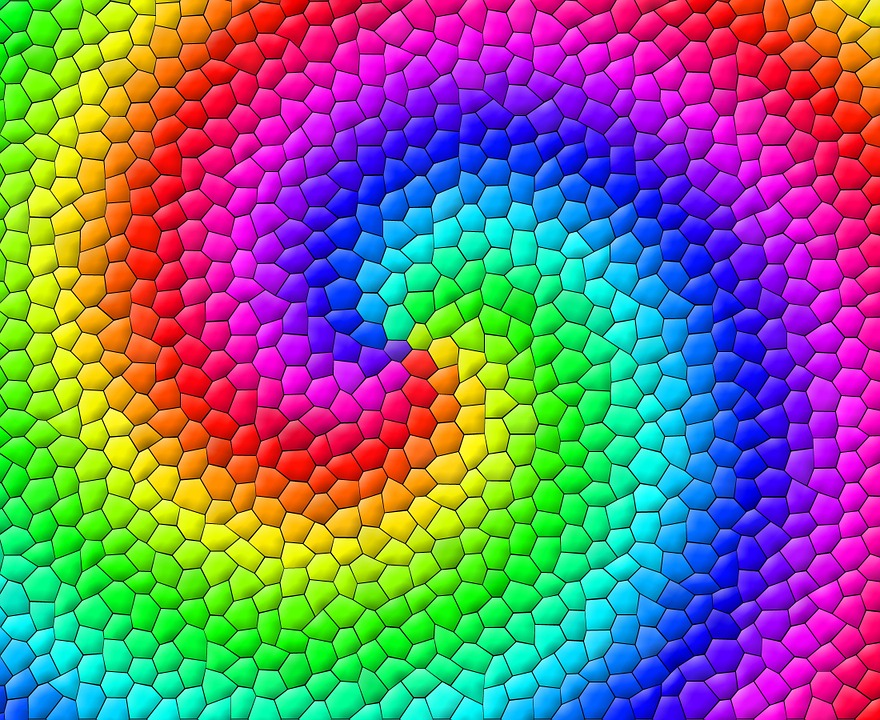
#> input picture python/images/mosaic-758754_960_720.jpg, 880 x 720 px
$ python neuroevo_training.py images/mosaic-758754_960_720.jpg
#> lines starting #> are read from the running program, lines starting #| are printed output that depends on the picture
### python/neuralnetwork.py
import numpy as np

try:
    xrange
except NameError:
    xrange = range

# [14 lines left out: functions hardlim, hardlims, not called in this run]

def purelin(n):
    return n

# [15 lines left out: functions satlin, satlins, not called in this run]

def logsigmoid(n):
    return 1.0 / (1 + np.exp(-n))

# [4 lines left out: function tansig, not called in this run]

class NeuralLayer:
    def __init__(self, input_size, output_size, neural_function):
        self.input_size = input_size
        self.output_size = output_size
        # self.neurons = neurons
        self.neural_function = neural_function
        self.weights = np.random.random((output_size, input_size))
        self.bias = np.random.random((output_size, 1))

    def get_output(self, input_vector):
        return self.neural_function(self.weights.dot(input_vector) + self.bias)

class NeuralNetwork:
    def __init__(self, arch, neural_functions):
        self.arch = arch
        self.layers = []

        for i in xrange(0, len(self.arch)-1):
            self.layers.append(NeuralLayer(self.arch[i],
                                           self.arch[i+1],
                                           neural_functions[i]))
    # [7 lines left out: function get_output, not called in this run]

### python/neuroevo_training.py
import matplotlib
matplotlib.use('PS')

import os
import sys
import random
import numpy
import numpy as np
from deap import base
from deap import creator
from deap import tools
from deap import algorithms

import cv2
from neuralnetwork import NeuralNetwork
import neuralnetwork as nnet

target_image = sys.argv[1]

image = cv2.imread(target_image)
#> image is the input picture: shape (720, 880, 3); mean B, G, R 125.6, 114.9, 125.7
image = cv2.resize(image, (100, 100))
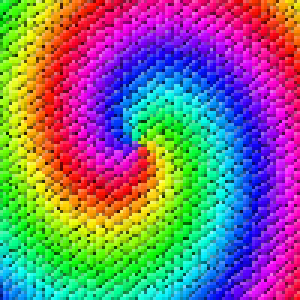
#> image: shape (100, 100, 3) (shown 3 times larger); mean B, G, R 125.6, 114.7, 125.8

training_data = []
targets = []

def int_to_bin(i):
    s = [0, 0, 0, 0, 0, 0, 0, 0]
    if i == 0:
        return s
    index = 0
    while i:
        if i & 1 == 1:
            s[index] = 1
        else:
            s[index] = 0
        index += 1
        i //= 2
    return s

rows, cols, _ = image.shape  # Size of background Image
#> rows = 100; cols = 100
for i in range(rows):
    for j in range(cols):
        input_data = [[i * 1.0 / rows], [j * 1.0 / cols], [np.sin(20 * 3.14 * (i + j) * 1.0 / cols)]]
        red_bin = int_to_bin(image[i, j, 0])
        green_bin = int_to_bin(image[i, j, 1])
        blue_bin = int_to_bin(image[i, j, 2])
        # target_data = [[r],
        #                [g],
        #                [b]]
        target_data = [[red_bin[0] * 1.0],
                       [red_bin[1] * 1.0],
                       [red_bin[2] * 1.0],
                       [red_bin[3] * 1.0],
                       [red_bin[4] * 1.0],
                       [red_bin[5] * 1.0],
                       [red_bin[6] * 1.0],
                       [red_bin[7] * 1.0],
                       [green_bin[0] * 1.0],
                       [green_bin[1] * 1.0],
                       [green_bin[2] * 1.0],
                       [green_bin[3] * 1.0],
                       [green_bin[4] * 1.0],
                       [green_bin[5] * 1.0],
                       [green_bin[6] * 1.0],
                       [green_bin[7] * 1.0],
                       [blue_bin[0] * 1.0],
                       [blue_bin[1] * 1.0],
                       [blue_bin[2] * 1.0],
                       [blue_bin[3] * 1.0],
                       [blue_bin[4] * 1.0],
                       [blue_bin[5] * 1.0],
                       [blue_bin[6] * 1.0],
                       [blue_bin[7] * 1.0]]

        training_data.append(input_data)
        targets.append(target_data)

nn = NeuralNetwork([3, 8, 24], [nnet.logsigmoid, nnet.purelin])

chromo_size = 0

for i in range(0, len(nn.layers)):
    chromo_size += nn.layers[i].weights.size
    chromo_size += nn.layers[i].bias.size

# INIT
#> (the run stopped early here; a loop or call above may not have finished)
